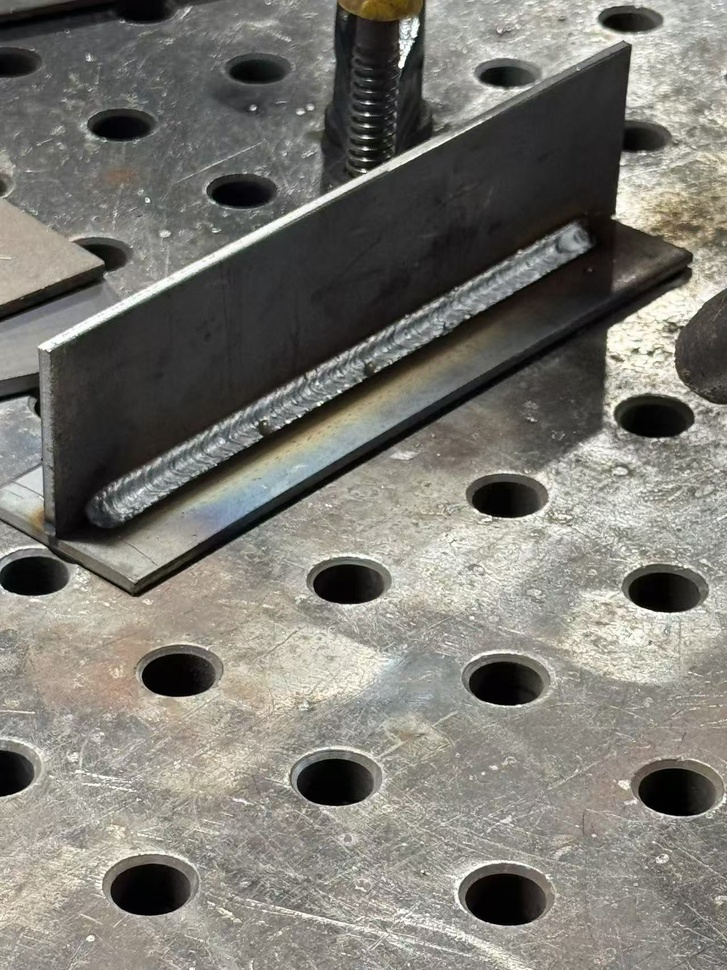
#> input picture assets/weld_images/seam_01.jpg, 727 x 970 px, shrunk from 1280 x 1707 before the run
$ python -i contour_detector.py   (imports and definitions only)
#> lines starting #> are read from the running program, lines starting #| are printed output that depends on the picture; after the words box and inside, x2 and y2 are one past the last pixel; in counts of white or black regions, pixels touching at a corner belong together
"""Find one ordered dark path in RGB, preserving whether it is open or closed."""

from dataclasses import dataclass

import cv2
import numpy as np


@dataclass
class DetectedPath:
    points: np.ndarray
    closed: bool
    mask: np.ndarray
    target_mask: np.ndarray


def _dark_mask(image_rgb, threshold):
#> called with threshold = 80
    if image_rgb.ndim != 3 or image_rgb.shape[2] != 3:
        raise ValueError("Expected an RGB image")
    gray = cv2.cvtColor(image_rgb, cv2.COLOR_RGB2GRAY)
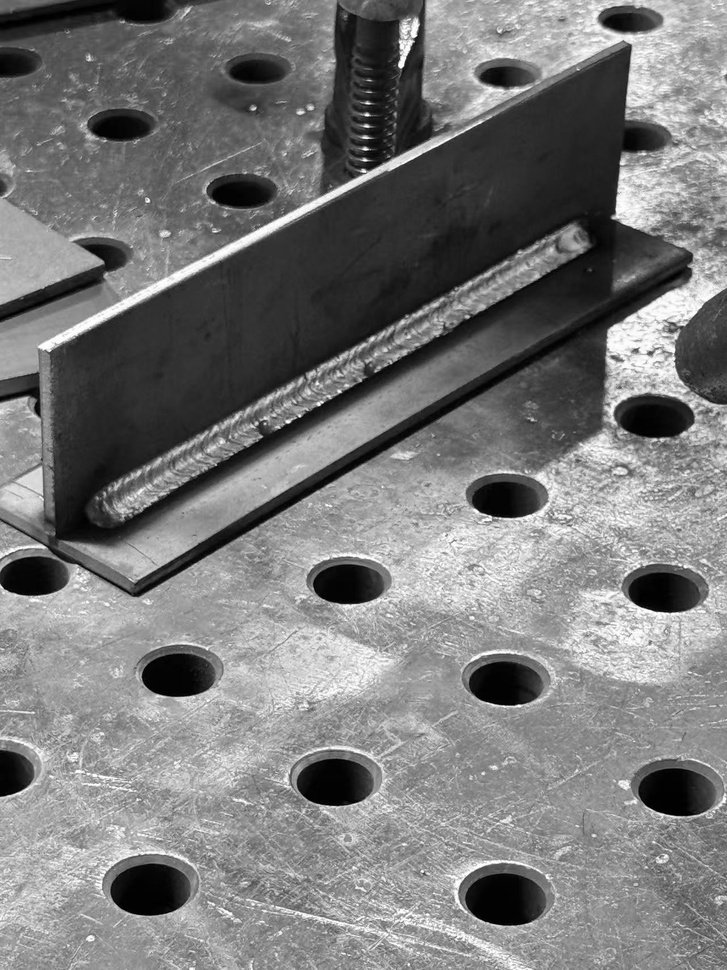
#> gray: shape (970, 727); min 0, max 255, mean 121.7
    return cv2.threshold(gray, threshold, 255, cv2.THRESH_BINARY_INV)[1]
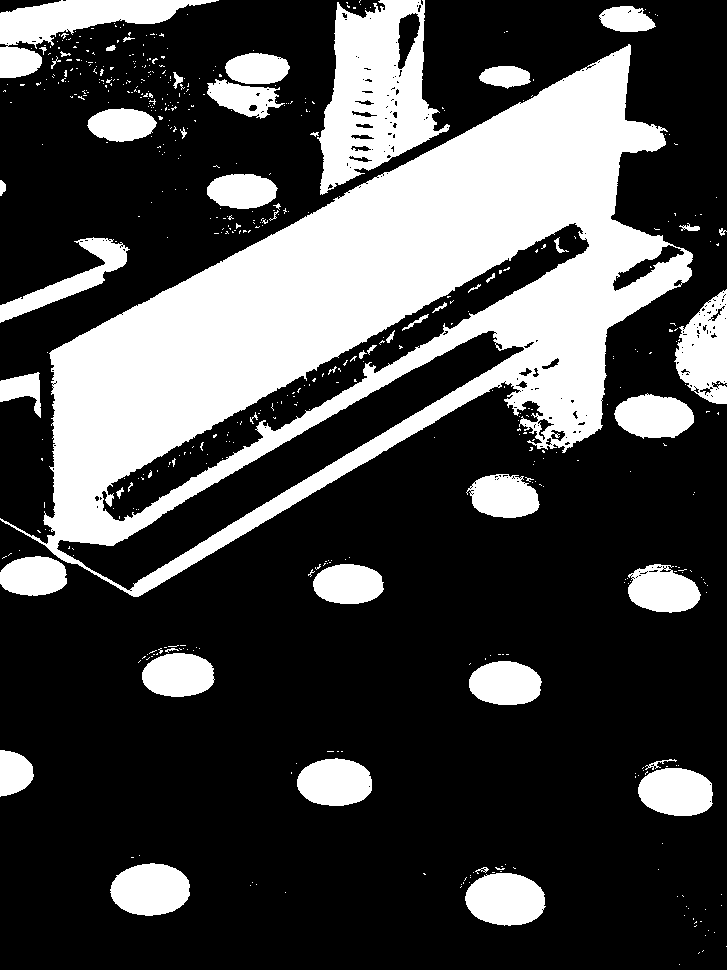
#> returned value: shape (970, 727); 28.5% white; 542 white regions (491 under 20 px)


def _closed_outline(mask, min_area):
#> called with min_area = 300
    contours, hierarchy = cv2.findContours(mask, cv2.RETR_TREE, cv2.CHAIN_APPROX_SIMPLE)
#> contours = 831 contours, 757 with area under 20; largest, box (x1, y1, x2, y2) and area: (0, 44, 693, 597) 168136, (56, 330, 525, 591) 20022, (101, 222, 590, 522) 18603, (317, 0, 450, 195) 15264, (0, 0, 219, 78) 5924
    candidates = []
    if hierarchy is not None:
        for i, contour in enumerate(contours):
            area = abs(cv2.contourArea(contour))
            x, y, w, h = cv2.boundingRect(contour)
            child = hierarchy[0, i, 2]
            # A closed stroke encloses a bright region; border-touching regions do not qualify.
            if (area >= min_area and child >= 0 and x > 1 and y > 1
                    and x + w < mask.shape[1] - 1 and y + h < mask.shape[0] - 1
                    and abs(cv2.contourArea(contours[child])) / area > 0.5):
                candidates.append((area, contour))
#> this loop made 831 passes
#> (area, x, y, w, h, child) on passes 31, 40, 46: (3247.5, 465, 873, 81, 53, 31), (27, 475, 867, 14, 7, 40), (3197.5, 110, 863, 80, 53, -1)
#> after the loop, candidates = []
    if not candidates:
        return None
    candidates.sort(key=lambda item: item[0], reverse=True)
    if len(candidates) > 1 and candidates[1][0] > 0.5 * candidates[0][0]:
        raise RuntimeError("Multiple plausible outlines; target selection is ambiguous")
    # Closed paths retain the visible stroke's outer edge used by the original pipeline.
    polygon = cv2.approxPolyDP(candidates[0][1], 1.0, True).reshape(-1, 2).astype(float)
    if len(polygon) < 3:
        raise RuntimeError("Detected outline is degenerate")
    area2 = np.sum(polygon[:, 0] * np.roll(polygon[:, 1], -1) - polygon[:, 1] * np.roll(polygon[:, 0], -1))
    if area2 < 0:
        polygon = polygon[::-1]
    start = np.argmin(np.linalg.norm(polygon - polygon.min(axis=0), axis=1))
    return np.roll(polygon, -start, axis=0)


def _thin_stroke(stroke):
    """Zhang-Suen thinning on a cropped binary stroke; no contrib OpenCV dependency."""
    image = np.pad((stroke > 0).astype(np.uint8), 1)
    for _ in range(128):
        changed = False
        for phase in (0, 1):
            center = image[1:-1, 1:-1]
            p2, p3, p4 = image[:-2, 1:-1], image[:-2, 2:], image[1:-1, 2:]
            p5, p6, p7 = image[2:, 2:], image[2:, 1:-1], image[2:, :-2]
            p8, p9 = image[1:-1, :-2], image[:-2, :-2]
            neighbours = (p2, p3, p4, p5, p6, p7, p8, p9)
            count = sum(neighbours)
            transitions = np.zeros_like(center)
            for first, second in zip(neighbours, neighbours[1:] + neighbours[:1]):
                transitions += ((first == 0) & (second == 1)).astype(np.uint8)
            if phase == 0:
                preserve = (p2 * p4 * p6 == 0) & (p4 * p6 * p8 == 0)
            else:
                preserve = (p2 * p4 * p8 == 0) & (p2 * p6 * p8 == 0)
            remove = (center == 1) & (count >= 2) & (count <= 6) & (transitions == 1) & preserve
            if np.any(remove):
                center[remove] = 0
                changed = True
        if not changed:
            break
    return image[1:-1, 1:-1]


def _ordered_open_centerline(component, x, y, w, h):
    skeleton = _thin_stroke(component[y:y + h, x:x + w])
    local_y, local_x = np.nonzero(skeleton)
    pixels = {(int(row + y), int(col + x)) for row, col in zip(local_y, local_x)}
    if len(pixels) < 2:
        return None
    neighbours = {}
    for row, col in pixels:
        adjacent = []
        for dr in (-1, 0, 1):
            for dc in (-1, 0, 1):
                if dr == dc == 0 or (row + dr, col + dc) not in pixels:
                    continue
                # A diagonal beside an orthogonal skeleton edge is a corner shortcut.
                if dr and dc and ((row + dr, col) in pixels or (row, col + dc) in pixels):
                    continue
                adjacent.append((row + dr, col + dc))
        neighbours[row, col] = adjacent
    endpoints = sorted(pixel for pixel, adjacent in neighbours.items() if len(adjacent) == 1)
    if len(endpoints) != 2 or any(len(adjacent) > 2 for adjacent in neighbours.values()):
        return None  # Branches and loops have no unambiguous endpoint-to-endpoint order.
    ordered = [endpoints[0]]
    previous = None
    while True:
        choices = [pixel for pixel in neighbours[ordered[-1]] if pixel != previous]
        if not choices:
            break
        previous, next_pixel = ordered[-1], choices[0]
        ordered.append(next_pixel)
    if len(ordered) != len(pixels) or ordered[-1] != endpoints[1]:
        return None
    return np.array([(col, row) for row, col in ordered], dtype=np.float32)


def _open_stroke(mask, min_area):
#> called with min_area = 300
    count, labels, stats, _ = cv2.connectedComponentsWithStats(mask, connectivity=8)
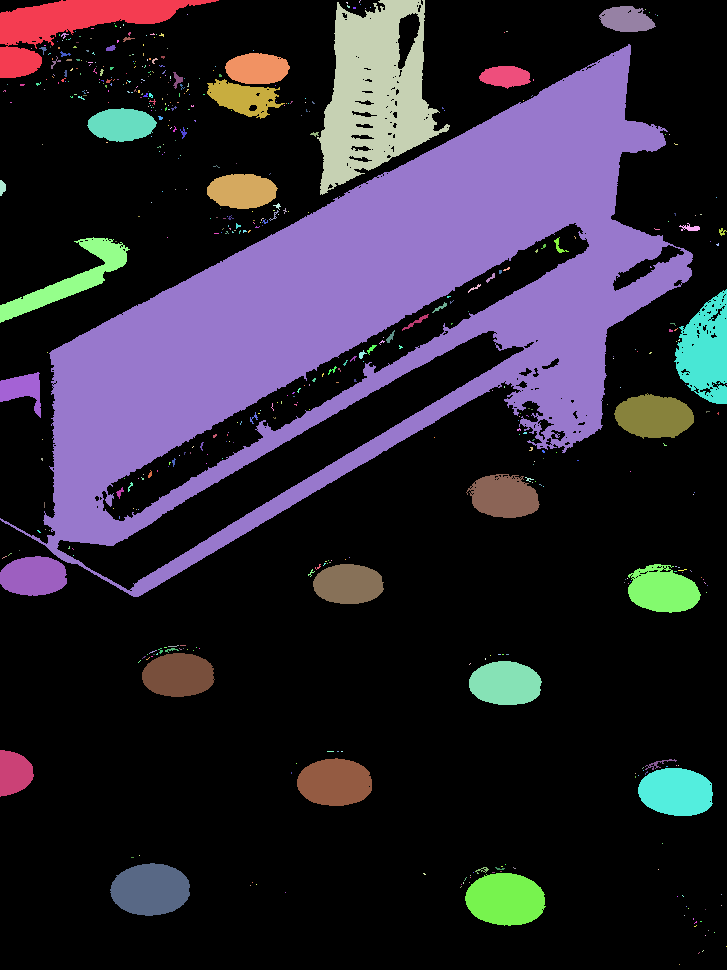
#> labels: shape (970, 727) int32; 543 distinct labels, from 0 to 542; one colour per label, 0 black
#> count = 543; stats = 543 rows, first 6: [0, 0, 727, 970, 504190], [0, 0, 219, 78, 6233], [359, 0, 2, 3, 3], [317, 0, 133, 195, 14293], [346, 2, 2, 2, 3], [347, 5, 3, 3, 6]
    candidates = []
    for label in range(1, count):
        x, y, w, h, pixels = map(int, stats[label])
        if (pixels < max(40, min_area / 4) or x <= 1 or y <= 1
                or x + w >= mask.shape[1] - 1 or y + h >= mask.shape[0] - 1):
            continue
        component = (labels == label).astype(np.uint8)
        line = _ordered_open_centerline(component, x, y, w, h)
        if line is None:
            continue
        length = float(np.linalg.norm(np.diff(line, axis=0), axis=1).sum())
        if length >= 20:
            candidates.append((length, line, component * 255))
#> this loop made 542 passes
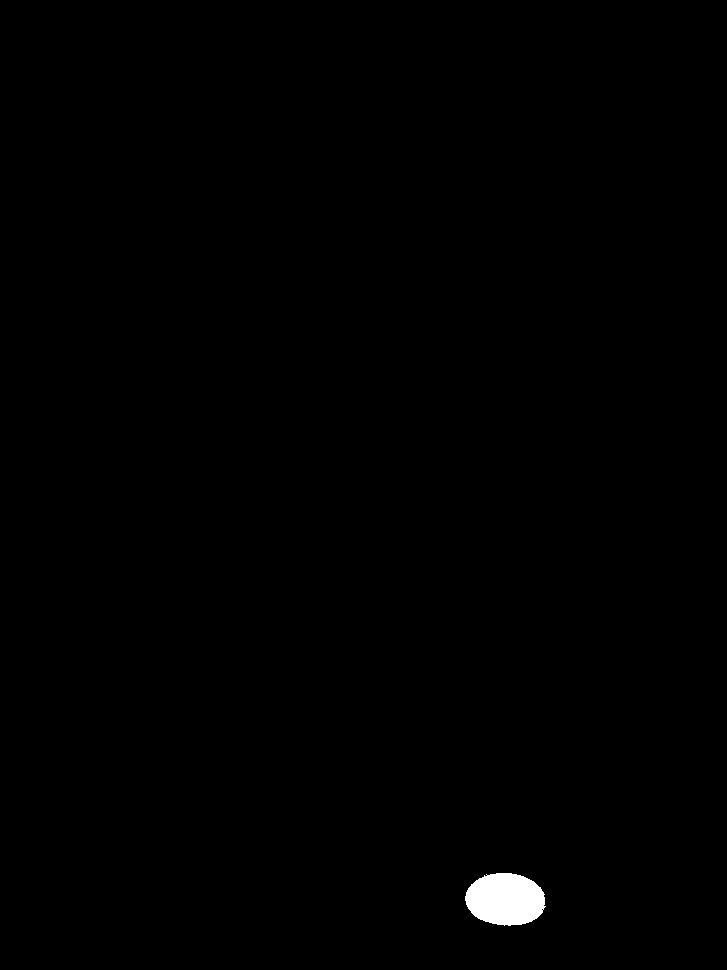
#> component: shape (970, 727); values 0 (black) and 1 (white), 0.47% white; 1 white region, box (x1, y1, x2, y2) and area: (465, 873, 546, 926) 3346
    if not candidates:
        raise RuntimeError("No unbranched open dark stroke found; check visibility, endpoints and threshold")
    candidates.sort(key=lambda item: item[0], reverse=True)
    if len(candidates) > 1 and candidates[1][0] > 0.5 * candidates[0][0]:
#> (the run stopped early here; a loop or call above may not have finished)

$ run again, on assets/weld_images/seam_02.jpg
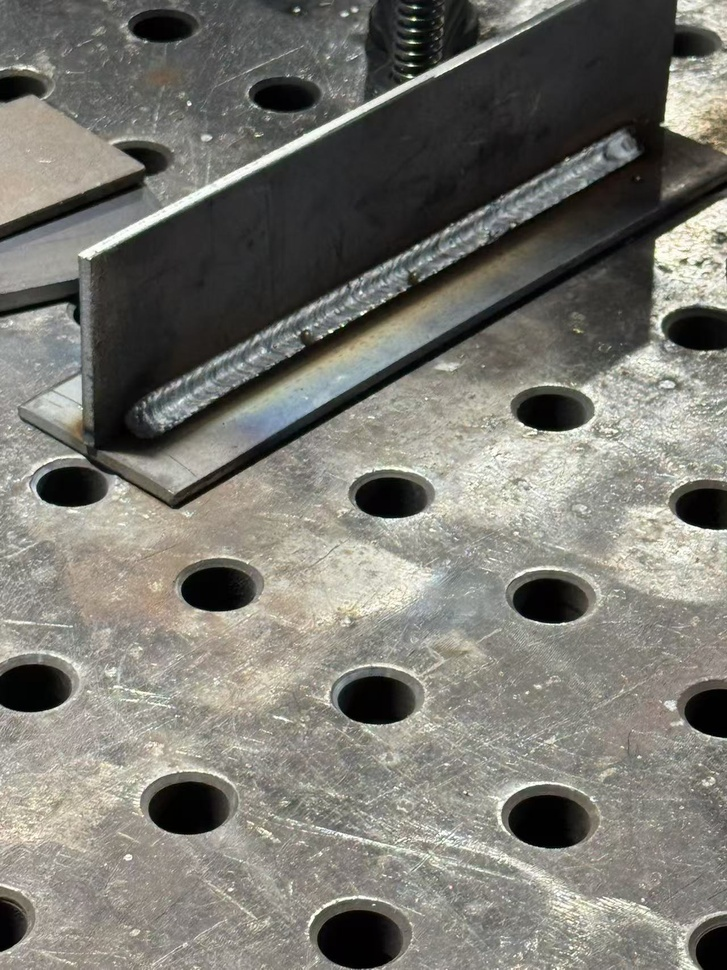
#> input picture assets/weld_images/seam_02.jpg, 727 x 970 px, shrunk from 1280 x 1707 before the run
#> in _dark_mask, `return cv2.threshold(gray, threshold, 255, cv2.THRESH_BINARY_INV)[1]`:
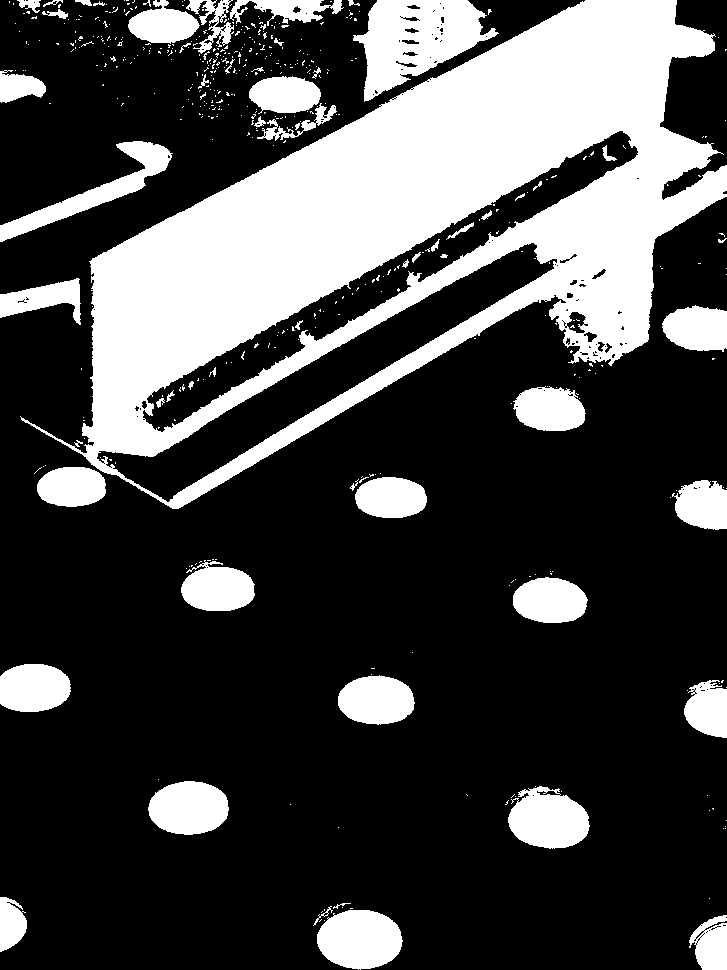
#> returned value: shape (970, 727); 27.9% white; 504 white regions (445 under 20 px)
#> contours = 705 contours, 640 with area under 20; largest, box (x1, y1, x2, y2) and area: (20, 0, 727, 509) 170504, (96, 242, 558, 503) 20142, (142, 130, 639, 433) 18916, (353, 0, 499, 102) 8074, (317, 910, 403, 970) 3908
#> the loop in _closed_outline, `for i, contour in enumerate(contours):` made 705 passes
#> (area, x, y, w, h, child) on passes 3, 15, 24: (1460, 689, 915, 38, 55, 3), (23.5, 695, 930, 10, 10, -1), (3908.5, 317, 910, 86, 60, 24)
#> after the loop in _closed_outline, `for i, contour in enumerate(contours):`: candidates = []
#> labels: shape (970, 727) int32; 505 distinct labels, from 0 to 504
#> count = 505; stats = 505 rows, first 6: [0, 0, 727, 970, 508789], [9, 1, 1, 2, 2], [17, 0, 24, 13, 168], [43, 0, 20, 7, 47], [75, 0, 17, 6, 61], [93, 1, 12, 5, 29]
#> the loop in _open_stroke, `for label in range(1, count):` made 504 passes
#> after the loop in _open_stroke, `for label in range(1, count):`:
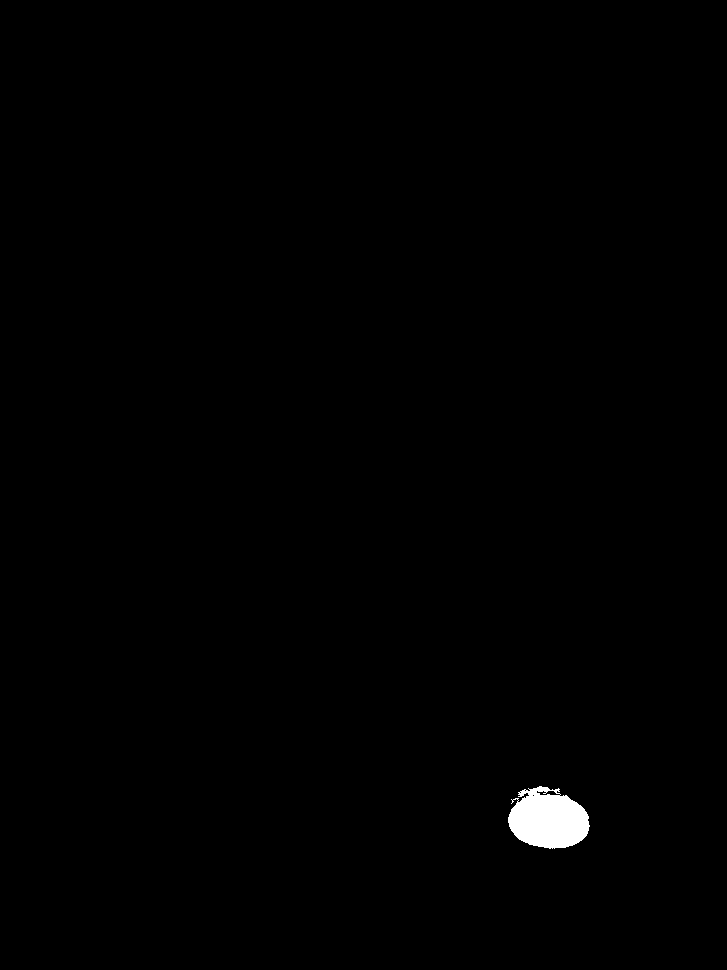
#> component: shape (970, 727); values 0 (black) and 1 (white), 0.53% white; 1 white region, box (x1, y1, x2, y2) and area: (508, 786, 590, 849) 3740
